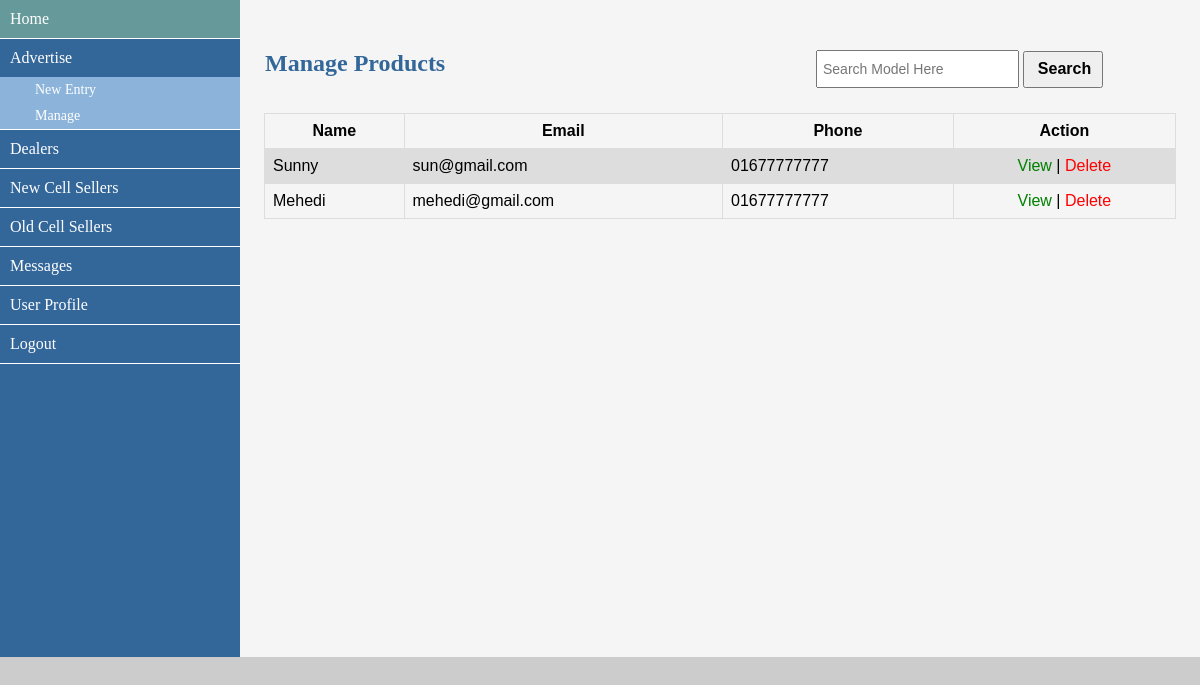
The page /admin/user_search.php?user=dealer (signed in) on the database its author committed.
### tables this page shows
CREATE TABLE `md_user` (
  `user_id` int(10) NOT NULL,
  `user_name` varchar(40) NOT NULL,
  `user_mail` varchar(40) NOT NULL,
  `user_pass` varchar(40) NOT NULL,
  `user_phone` varchar(20) NOT NULL,
  `user_address` varchar(20) NOT NULL,
  `user_type` varchar(20) NOT NULL,
  `user_image` varchar(100) NOT NULL
);

### admin/database.php (called while the page is built, shortened)
<?php
	$dbHost = "localhost";
	$dbUser = "root";
	$dbPass = "";
	$dbName = "db_md";
	$con = mysqli_connect($dbHost,$dbUser,$dbPass,$dbName);
	function selectAll($query) {
		global $con;
		if ($con) {
			$result = mysqli_query($con,$query);
			if ($result) {
				return $result;
			} else {
				echo mysqli_error($con);
			}
		} else {
			echo "Database connection failed";
		}
	}
?>

### admin/user_search.php (the view, shortened to what this page needs)
<?php include_once('admin_sidebar.php'); ?>
		<div class="content">
			<div class="form_title">
				<h2>Manage Products</h2>
			</div>
			<div class="form_search" id="some">
				<form action="" method="get" id='frm'>
					<input type="text" name="search" id="search" placeholder="Search Model Here">
					<input type="submit" value="Search" class="btn_search" onclick="return searchT()">
				</form>
			</div>
			<div class="data">
				<table>
					<tr>
						<th>Name</th>
						<th>Email</th>
						<th>Phone</th>
						<th>Action</th>
					</tr>
					<?php
						$txt = $_GET['search'];
						$type = $_GET['user'];
						if ($type == "dealer") {
							$query = "SELECT * FROM md_user WHERE user_type='$type' AND user_name LIKE '%".$txt."%' ORDER BY user_id DESC";
						$res = selectAll($query);
						$count = mysqli_num_rows($res);
						if ($count < 1) { ?>
						</table>
							<div class="msg">
								<?php echo "No records found"; ?>
							</div>
							</div>
						<?php
							} else {
								while ($result = mysqli_fetch_assoc($res)) {
						?>
					<tr>
						<td><?= $result['user_name']; ?></td>
						<td><?= $result['user_mail']; ?></td>
						<td><?= $result['user_phone']; ?></td>
						<td style="text-align: center;">
							<a href="view_dealer.php?v=<?= $result['user_id']; ?>" class="clr">View </a>|
							<?php
								if ($_SESSION['post'] == 'super-admin' || $_SESSION['post'] == 'sub-admin') { ?>
							<a href="delete_dealer.php?d=<?= $result['user_id']; ?>" class="dlt" onclick="return confirm('Are you sure to DELETE?')"> Delete</a>
							<?php } ?>
						</td>
					</tr>
					<?php } ?>
				</table>
			</div>
			<?php }
						} ?>
		</div>
	</div>
</body>
</html>

### admin/assets/css/style.css (style rules this page uses)
* { margin: 0px; padding: 0px; outline: 0; }
body { font-family: verdana; background-color: #ccc; }
a { text-decoration: none; }
.container .content { width: 80%; float: left; background-color: whitesmoke; height: 657px; }
.content .form_title { width: 60%; float: left; }
.form_title h2 { margin-top: 50px; padding-left: 25px; color: #336699; }
.content .form_search { width: 40%; float: left; margin-top: 50px; }
.form_search input { width: 50%; height: 30px; padding: 2px; font-size: 14px; padding-left: 5px; }
.form_search .btn_search { width: 80px; height: 37px; font-size: 16px; font-weight: bold; cursor: pointer; }
.content .data { width: 95%; float: left; margin-top: 25px; margin-left: 2.5%; }
.data table { font-family: arial, sans-serif; border-collapse: collapse; width: 100%; }
.data table td, th { border: 1px solid #dddddd; text-align: left; padding: 8px; }
.data table tr:nth-child(even) { background-color: #dddddd; }
.data table th { text-align: center; }
.clr { color: green; }
.dlt { color: red; }

### rows shown on the page
md_user: user_name "Sunny", user_mail "sun@gmail.com", user_phone "01677777777"
md_user: user_name "Mehedi", user_mail "mehedi@gmail.com", user_phone "01677777777"
